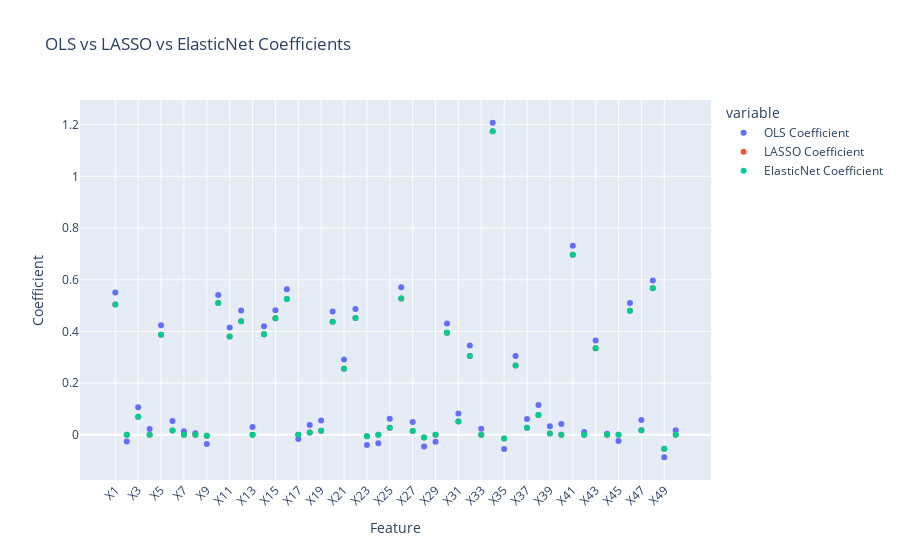

Notebook code for this chart:
### Markdown cell above
Let us compare LASSO CV and ElasticNet CV to OLS on a graph to see the effects of regularisation.

### Code cell
# Get the coefficients and feature names for Lasso and ElasticNet
lasso_coefficients = lasso_cv_model.coef_
elastic_net_coefficients = elastic_net.coef_
feature_names = X0_train.columns

# Initialize the OLS regression model
ols_model = LinearRegression()
# Fit the OLS model to the training data
ols_model.fit(X1_train, y0_train)
# Get the coefficients for OLS
ols_coefficients = ols_model.coef_

# Create DataFrames for Lasso and OLS coefficients
lasso_coeff_df = pd.DataFrame({'Feature': feature_names, 'LASSO Coefficient': lasso_coefficients})
elastic_net_coeff_df = pd.DataFrame({'Feature': feature_names, 'ElasticNet Coefficient': elastic_net_coefficients})
ols_coeff_df = pd.DataFrame({'Feature': feature_names, 'OLS Coefficient': ols_coefficients})

# Combine the DataFrames
combined_coeff_df = pd.merge(ols_coeff_df, lasso_coeff_df, on='Feature')
combined_coeff_df = pd.merge(combined_coeff_df, elastic_net_coeff_df, on='Feature')

# Create an interactive scatter plot using Plotly
fig = px.scatter(combined_coeff_df, x='Feature', y=['OLS Coefficient', 'LASSO Coefficient', 'ElasticNet Coefficient'],
                 title='OLS vs LASSO vs ElasticNet Coefficients', labels={'value': 'Coefficient'})

# Customize layout
fig.update_layout(xaxis={'tickangle': -45, 'title': 'Feature'},
                  yaxis={'title': 'Coefficient'})

# Show the interactive plot
fig.show()

### Figure 1 — Plotly figure (JSON) as saved in the notebook; plotly's stock layout.template omitted (floating-point values rounded to 4 significant figures)
{"data": [{"hovertemplate": "variable=OLS Coefficient<br>Feature=%{x}<br>Coefficient=%{y}<extra></extra>", "legendgroup": "OLS Coefficient", "marker": {"color": "#636efa", "symbol": "circle"}, "mode": "markers", "name": "OLS Coefficient", "orientation": "v", "showlegend": true, "type": "scatter", "x": ["X1", "X2", "X3", "X4", "X5", "X6", "X7", "X8", "X9", "X10", "X11", "X12", "X13", "X14", "X15", "X16", "X17", "X18", "X19", "X20", "X21", "X22", "X23", "X24", "X25", "X26", "X27", "X28", "X29", "X30", "X31", "X32", "X33", "X34", "X35", "X36", "X37", "X38", "X39", "X40", "X41", "X42", "X43", "X44", "X45", "X46", "X47", "X48", "X49", "X50"], "xaxis": "x", "y": [0.5505, -0.02578, 0.1066, 0.0226, 0.4241, 0.05409, 0.01396, 0.006224, -0.03572, 0.5406, 0.4153, 0.4809, 0.03076, 0.4205, 0.4818, 0.563, -0.0155, 0.03788, 0.05513, 0.4775, 0.2915, 0.487, -0.03895, -0.03206, 0.06235, 0.5706, 0.04993, -0.04488, -0.02614, 0.4311, 0.08265, 0.3457, 0.02413, 1.207, -0.05477, 0.3053, 0.06165, 0.1154, 0.03307, 0.04158, 0.7312, 0.01067, 0.3647, 0.004682, -0.02398, 0.5096, 0.05717, 0.5975, -0.08657, 0.01804], "yaxis": "y"}, {"hovertemplate": "variable=LASSO Coefficient<br>Feature=%{x}<br>Coefficient=%{y}<extra></extra>", "legendgroup": "LASSO Coefficient", "marker": {"color": "#EF553B", "symbol": "circle"}, "mode": "markers", "name": "LASSO Coefficient", "orientation": "v", "showlegend": true, "type": "scatter", "x": ["X1", "X2", "X3", "X4", "X5", "X6", "X7", "X8", "X9", "X10", "X11", "X12", "X13", "X14", "X15", "X16", "X17", "X18", "X19", "X20", "X21", "X22", "X23", "X24", "X25", "X26", "X27", "X28", "X29", "X30", "X31", "X32", "X33", "X34", "X35", "X36", "X37", "X38", "X39", "X40", "X41", "X42", "X43", "X44", "X45", "X46", "X47", "X48", "X49", "X50"], "xaxis": "x", "y": [0.5047, -0.0, 0.06973, 0.0, 0.387, 0.01653, 0.0, 0.0, -0.003846, 0.5096, 0.38, 0.4398, 0.0, 0.3889, 0.4513, 0.5253, -0.0, 0.008907, 0.01596, 0.4377, 0.2558, 0.4525, -0.00507, -0.0, 0.02758, 0.5277, 0.01532, -0.01049, -0.0, 0.3946, 0.05214, 0.3046, 0.0, 1.175, -0.01444, 0.2685, 0.02782, 0.0764, 0.005697, 5.538e-05, 0.6968, 0.0, 0.3349, 0.0, -0.0, 0.48, 0.01783, 0.5673, -0.05342, 0.0], "yaxis": "y"}, {"hovertemplate": "variable=ElasticNet Coefficient<br>Feature=%{x}<br>Coefficient=%{y}<extra></extra>", "legendgroup": "ElasticNet Coefficient", "marker": {"color": "#00cc96", "symbol": "circle"}, "mode": "markers", "name": "ElasticNet Coefficient", "orientation": "v", "showlegend": true, "type": "scatter", "x": ["X1", "X2", "X3", "X4", "X5", "X6", "X7", "X8", "X9", "X10", "X11", "X12", "X13", "X14", "X15", "X16", "X17", "X18", "X19", "X20", "X21", "X22", "X23", "X24", "X25", "X26", "X27", "X28", "X29", "X30", "X31", "X32", "X33", "X34", "X35", "X36", "X37", "X38", "X39", "X40", "X41", "X42", "X43", "X44", "X45", "X46", "X47", "X48", "X49", "X50"], "xaxis": "x", "y": [0.5047, -0.0, 0.06973, 0.0, 0.387, 0.01653, 0.0, 0.0, -0.003846, 0.5096, 0.38, 0.4398, 0.0, 0.3889, 0.4513, 0.5253, -0.0, 0.008907, 0.01596, 0.4377, 0.2558, 0.4525, -0.00507, -0.0, 0.02758, 0.5277, 0.01532, -0.01049, -0.0, 0.3946, 0.05214, 0.3046, 0.0, 1.175, -0.01444, 0.2685, 0.02782, 0.0764, 0.005697, 5.538e-05, 0.6968, 0.0, 0.3349, 0.0, -0.0, 0.48, 0.01783, 0.5673, -0.05342, 0.0], "yaxis": "y"}], "layout": {"legend": {"title": {"text": "variable"}, "tracegroupgap": 0}, "title": {"text": "OLS vs LASSO vs ElasticNet Coefficients"}, "xaxis": {"anchor": "y", "domain": [0, 1], "tickangle": -45, "title": {"text": "Feature"}}, "yaxis": {"anchor": "x", "domain": [0, 1], "title": {"text": "Coefficient"}}}}
